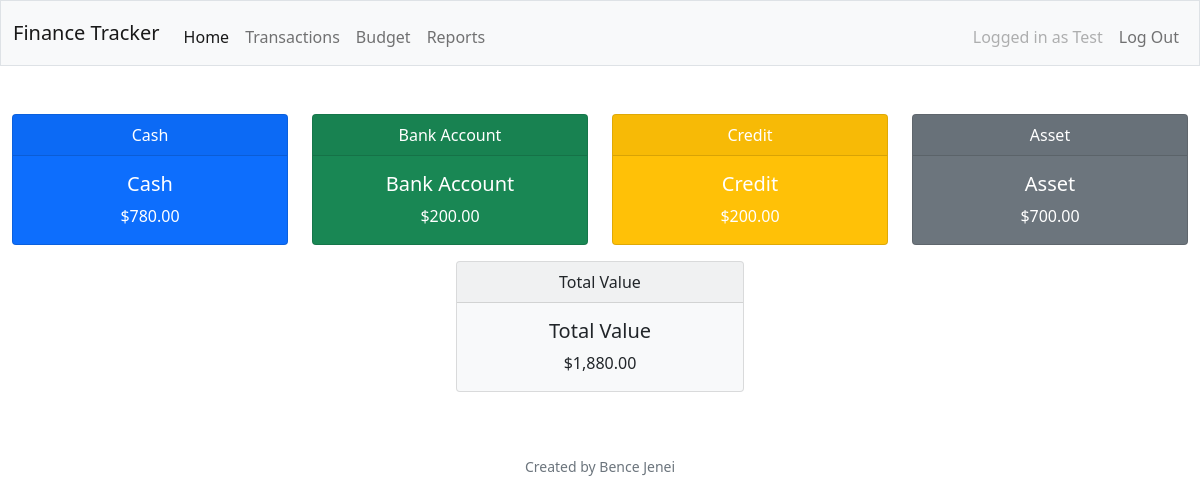
The page / (signed in) on the database its author committed.
### tables this page shows
CREATE TABLE users (id INTEGER PRIMARY KEY AUTOINCREMENT NOT NULL, username TEXT NOT NULL, hash TEXT NOT NULL);

CREATE TABLE all_assets (id INTEGER PRIMARY KEY AUTOINCREMENT NOT NULL, username TEXT NOT NULL, transaction_type TEXT NOT NULL, possession_type TEXT NOT NULL, amount NUMERIC NOT NULL, date TIMESTAMP NOT NULL DEFAULT CURRENT_TIMESTAMP);

### app.py (the view)
@app.route('/')
@login_required
def main_page():
    if request.method == "GET":
        connection = sqlite3.connect("testDB.db")
        connection.row_factory = dict_factory
        cur = connection.cursor()
        user_data = cur.execute(   """
                                    SELECT username
                                    FROM users
                                    WHERE id = ?
                                    """
                                    ,(session["user_id"],))
        user = user_data.fetchall()
        username = user[0]["username"]
        dashboard_data = cur.execute(   """
                                        SELECT possession_type, amount
                                        FROM all_assets
                                        WHERE username = ?
                                        """
                                        , (username,))
        dashboard = dashboard_data.fetchall()
        total_value = 0
        for data in dashboard:
            total_value += int(data["amount"])
        cash_amount = 0
        asset_amount = 0
        bank_account_amount = 0
        credit_amount = 0
        for data in dashboard:
            if data["possession_type"] == "Cash" :
                cash_amount = data["amount"]
            elif data["possession_type"] == "Asset" :
                asset_amount = data["amount"]
            elif data["possession_type"] == "Bank Account" :
                bank_account_amount = data["amount"]
            else:
                credit_amount = data["amount"]
        connection.close()
    return render_template("main_page.html", credit_amount=credit_amount ,
                                             total_value=total_value, cash_amount=cash_amount,
                                             asset_amount=asset_amount , bank_account_amount=bank_account_amount,
                                             username=username)

### app.py (called while the page is built)
def dict_factory(cursor, row):
    fields = [column[0] for column in cursor.description]
    return {key: value for key, value in zip(fields, row)}

### helpers.py (called while the page is built)
def login_required(f):
    @wraps(f)
    def decorated_function(*args, **kwargs):
        if session.get('user_id') is None:
            return redirect('/login')
        return f(*args, **kwargs)
    return decorated_function

def usd(amount):
    return f"${amount:,.2f}"

### templates/main_page.html (shortened to what this page needs)
{% extends "layout.html" %}
{% block main %}
<div class="row row-cols-1 row-cols-md-4 g-4">
  <div class="col">
    <div class="card text-white bg-primary mb-3" style="max-width: 18rem;">
      <div class="card-header">Cash</div>
      <div class="card-body">
        <h5 class="card-title">Cash</h5>
        <p class="card-text">{{ cash_amount | usd }}</p>
      </div>
    </div>
  </div>
  <div class="col">
    <div class="card text-white bg-success mb-3" style="max-width: 18rem;">
      <div class="card-header">Bank Account</div>
      <div class="card-body">
        <h5 class="card-title">Bank Account</h5>
        <p class="card-text">{{ bank_account_amount | usd }}</p>
      </div>
    </div>
  </div>
  <div class="col">
    <div class="card text-white bg-warning mb-3" style="max-width: 18rem;">
      <div class="card-header">Credit</div>
      <div class="card-body">
        <h5 class="card-title">Credit</h5>
        <p class="card-text">{{ credit_amount | usd }}</p>
      </div>
    </div>
  </div>
  <div class="col">
    <div class="card text-white bg-secondary mb-3" style="max-width: 18rem;">
      <div class="card-header">Asset</div>
      <div class="card-body">
        <h5 class="card-title">Asset</h5>
        <p class="card-text">{{ asset_amount | usd }}</p>
      </div>
    </div>
  </div>
</div>
  <div class="d-block">
    <div class="card text-dark bg-light mb-3 mx-auto" style="max-width: 18rem;">
      <div class="card-header">Total Value</div>
      <div class="card-body">
        <h5 class="card-title">Total Value</h5>
        <p class="card-text">{{ total_value | usd }}</p>
      </div>
    </div>
  </div>
{% endblock %}

### templates/layout.html (shortened to what this page needs)
<!DOCTYPE html>
<html lang="en">
    <head>
        <link href="https://cdn.jsdelivr.net/npm/bootstrap@5.0.2/dist/css/bootstrap.min.css" rel="stylesheet">
    </head>
    <body>
        <nav class="bg-light border navbar navbar-expand-md navbar-light">
            <div class="container-fluid">
                <a class="navbar-brand" href="/"><span class="red">Finance Tracker</span></a>
                <div class="collapse navbar-collapse" id="navbar">
                    {% if session["user_id"] %}
                        <ul class="navbar-nav me-auto mt-2">
                            <li class="nav-item"><a class="nav-link active" href="/">Home</a></li>
                            <li class="nav-item"><a class="nav-link" href="/transactions">Transactions</a></li>
                            <li class="nav-item"><a class="nav-link" href="/budget">Budget</a></li>
                            <li class="nav-item"><a class="nav-link" href="/reports">Reports</a></li>
                        </ul>
                        <ul class="navbar-nav ms-auto mt-2">
                            <li class="nav-item"><a class="nav-link disabled" href="">Logged in as {{ username }}</a></li>
                            <li class="nav-item"><a class="nav-link" href="/logout">Log Out</a></li>
                        </ul>
                    {% else %}
                        <ul class="navbar-nav ms-auto mt-2">
                            <li class="nav-item"><a class="nav-link" href="/register">Register</a></li>
                            <li class="nav-item"><a class="nav-link" href="/login">Log In</a></li>
                        </ul>
                    {% endif %}
                </div>
            </div>
        </nav>
    <main class="container-fluid py-5 text-center">
        {% block main %}{% endblock %}
    </main>
        <footer class="mb-5 small text-center text-muted">
            Created by Bence Jenei
        </footer>
    </body>
</html>

### rows shown on the page
users: username "Test"
all_assets: amount "$780.00"
all_assets: amount "$700.00"

### other values the page prints
{{ bank_account_amount | usd }} "$200.00"
{{ credit_amount | usd }} "$200.00"
{{ total_value | usd }} "$1,880.00"
